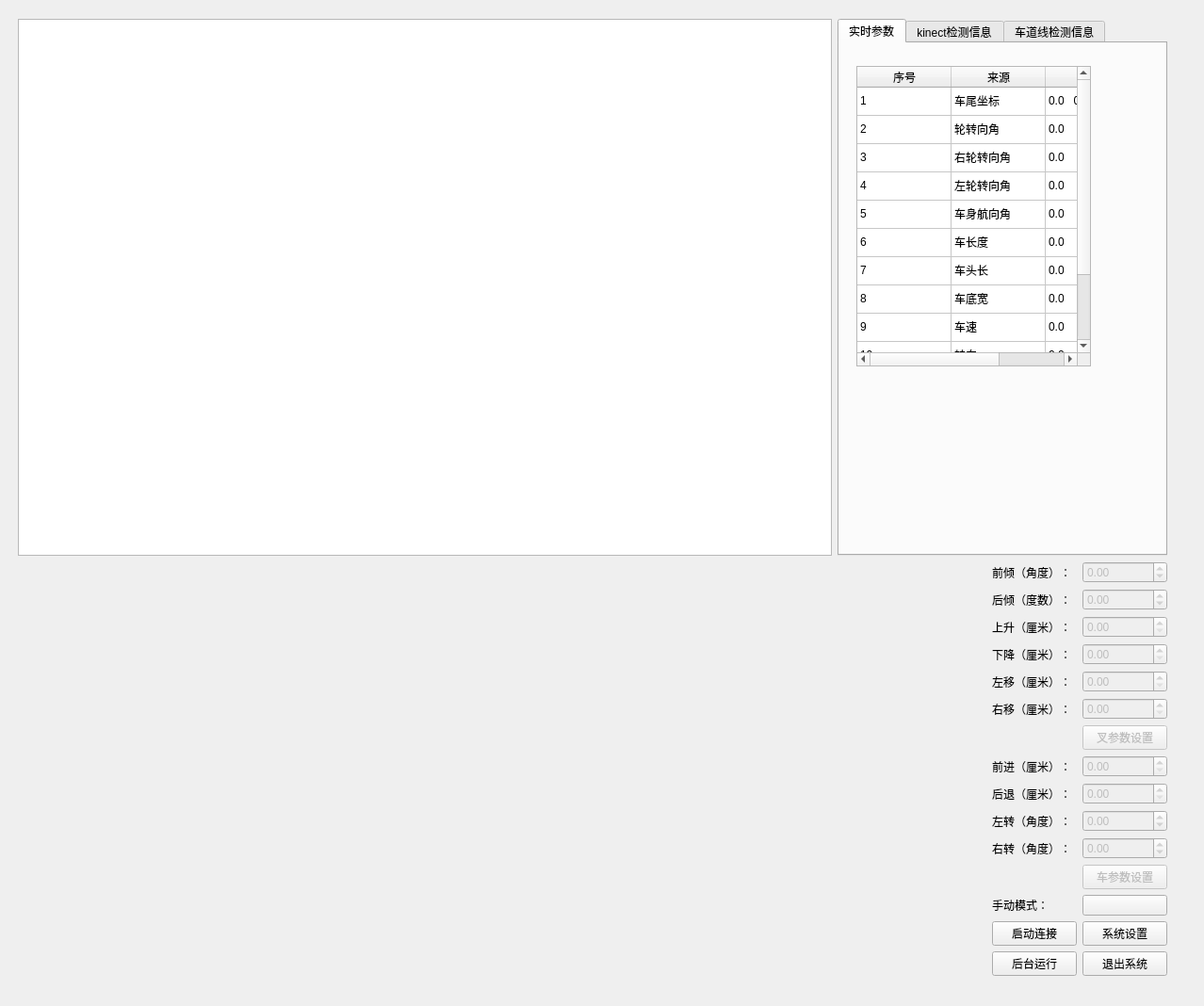
<?xml version="1.0" encoding="UTF-8"?>
<ui version="4.0">
 <class>frmMain</class>
 <widget class="QDialog" name="frmMain">
  <property name="geometry">
   <rect>
    <x>0</x>
    <y>0</y>
    <width>1278</width>
    <height>1068</height>
   </rect>
  </property>
  <property name="minimumSize">
   <size>
    <width>0</width>
    <height>0</height>
   </size>
  </property>
  <property name="windowTitle">
   <string>SmartForkliftMonitor</string>
  </property>
  <property name="sizeGripEnabled">
   <bool>false</bool>
  </property>
  <widget class="QWidget" name="layoutWidget">
   <property name="geometry">
    <rect>
     <x>8</x>
     <y>9</y>
     <width>1242</width>
     <height>1038</height>
    </rect>
   </property>
   <layout class="QVBoxLayout" name="verticalLayout_Main">
    <item>
     <layout class="QHBoxLayout" name="horizontalLayout_2">
      <item>
       <widget class="MapWidget" name="graphicsView">
        <property name="minimumSize">
         <size>
          <width>0</width>
          <height>0</height>
         </size>
        </property>
        <property name="maximumSize">
         <size>
          <width>16777215</width>
          <height>16777215</height>
         </size>
        </property>
        <property name="autoFillBackground">
         <bool>true</bool>
        </property>
       </widget>
      </item>
      <item>
       <widget class="QTabWidget" name="tabWidget">
        <property name="maximumSize">
         <size>
          <width>350</width>
          <height>16777215</height>
         </size>
        </property>
        <property name="layoutDirection">
         <enum>Qt::LeftToRight</enum>
        </property>
        <property name="currentIndex">
         <number>0</number>
        </property>
        <widget class="QWidget" name="tab_warningInfo">
         <attribute name="title">
          <string>实时参数</string>
         </attribute>
         <widget class="QWidget" name="verticalLayoutWidget">
          <property name="geometry">
           <rect>
            <x>7</x>
            <y>13</y>
            <width>271</width>
            <height>341</height>
           </rect>
          </property>
          <layout class="QVBoxLayout" name="verticalLayout_Warning">
           <item>
            <widget class="QTableWidget" name="tableWidget_warning">
             <property name="layoutDirection">
              <enum>Qt::LeftToRight</enum>
             </property>
             <property name="editTriggers">
              <set>QAbstractItemView::NoEditTriggers</set>
             </property>
             <property name="selectionMode">
              <enum>QAbstractItemView::SingleSelection</enum>
             </property>
             <property name="selectionBehavior">
              <enum>QAbstractItemView::SelectRows</enum>
             </property>
             <attribute name="horizontalHeaderDefaultSectionSize">
              <number>100</number>
             </attribute>
             <attribute name="horizontalHeaderStretchLastSection">
              <bool>true</bool>
             </attribute>
             <attribute name="verticalHeaderVisible">
              <bool>false</bool>
             </attribute>
             <attribute name="verticalHeaderHighlightSections">
              <bool>false</bool>
             </attribute>
             <row>
              <property name="text">
               <string>New Row</string>
              </property>
              <property name="textAlignment">
               <set>AlignCenter</set>
              </property>
             </row>
             <row>
              <property name="text">
               <string>New Row</string>
              </property>
              <property name="textAlignment">
               <set>AlignCenter</set>
              </property>
             </row>
             <row>
              <property name="text">
               <string>新建行</string>
              </property>
             </row>
             <row>
              <property name="text">
               <string>新建行</string>
              </property>
             </row>
             <row>
              <property name="text">
               <string>新建行</string>
              </property>
             </row>
             <row>
              <property name="text">
               <string>新建行</string>
              </property>
             </row>
             <row>
              <property name="text">
               <string>新建行</string>
              </property>
             </row>
             <row>
              <property name="text">
               <string>新建行</string>
              </property>
             </row>
             <row>
              <property name="text">
               <string>新建行</string>
              </property>
             </row>
             <row>
              <property name="text">
               <string>新建行</string>
              </property>
             </row>
             <row>
              <property name="text">
               <string>新建行</string>
              </property>
             </row>
             <row>
              <property name="text">
               <string>新建行</string>
              </property>
             </row>
             <column>
              <property name="text">
               <string>序号</string>
              </property>
              <property name="textAlignment">
               <set>AlignCenter</set>
              </property>
             </column>
             <column>
              <property name="text">
               <string>来源</string>
              </property>
              <property name="textAlignment">
               <set>AlignCenter</set>
              </property>
             </column>
             <column>
              <property name="text">
               <string>详情</string>
              </property>
              <property name="textAlignment">
               <set>AlignCenter</set>
              </property>
             </column>
             <item row="0" column="0">
              <property name="text">
               <string>1</string>
              </property>
             </item>
             <item row="0" column="1">
              <property name="text">
               <string>车尾坐标</string>
              </property>
             </item>
             <item row="0" column="2">
              <property name="text">
               <string>0.0   0.0</string>
              </property>
             </item>
             <item row="1" column="0">
              <property name="text">
               <string>2</string>
              </property>
             </item>
             <item row="1" column="1">
              <property name="text">
               <string>轮转向角</string>
              </property>
             </item>
             <item row="1" column="2">
              <property name="text">
               <string>0.0</string>
              </property>
             </item>
             <item row="2" column="0">
              <property name="text">
               <string>3</string>
              </property>
             </item>
             <item row="2" column="1">
              <property name="text">
               <string>右轮转向角</string>
              </property>
             </item>
             <item row="2" column="2">
              <property name="text">
               <string>0.0</string>
              </property>
             </item>
             <item row="3" column="0">
              <property name="text">
               <string>4</string>
              </property>
             </item>
             <item row="3" column="1">
              <property name="text">
               <string>左轮转向角</string>
              </property>
             </item>
             <item row="3" column="2">
              <property name="text">
               <string>0.0</string>
              </property>
             </item>
             <item row="4" column="0">
              <property name="text">
               <string>5</string>
              </property>
             </item>
             <item row="4" column="1">
              <property name="text">
               <string>车身航向角</string>
              </property>
             </item>
             <item row="4" column="2">
              <property name="text">
               <string>0.0</string>
              </property>
             </item>
             <item row="5" column="0">
              <property name="text">
               <string>6</string>
              </property>
             </item>
             <item row="5" column="1">
              <property name="text">
               <string>车长度</string>
              </property>
             </item>
             <item row="5" column="2">
              <property name="text">
               <string>0.0</string>
              </property>
             </item>
             <item row="6" column="0">
              <property name="text">
               <string>7</string>
              </property>
             </item>
             <item row="6" column="1">
              <property name="text">
               <string>车头长</string>
              </property>
             </item>
             <item row="6" column="2">
              <property name="text">
               <string>0.0</string>
              </property>
             </item>
             <item row="7" column="0">
              <property name="text">
               <string>8</string>
              </property>
             </item>
             <item row="7" column="1">
              <property name="text">
               <string>车底宽</string>
              </property>
             </item>
             <item row="7" column="2">
              <property name="text">
               <string>0.0</string>
              </property>
             </item>
             <item row="8" column="0">
              <property name="text">
               <string>9</string>
              </property>
             </item>
             <item row="8" column="1">
              <property name="text">
               <string>车速</string>
              </property>
             </item>
             <item row="8" column="2">
              <property name="text">
               <string>0.0</string>
              </property>
             </item>
             <item row="9" column="0">
              <property name="text">
               <string>10</string>
              </property>
             </item>
             <item row="9" column="1">
              <property name="text">
               <string>转向</string>
              </property>
             </item>
             <item row="9" column="2">
              <property name="text">
               <string>0.0</string>
              </property>
             </item>
             <item row="10" column="0">
              <property name="text">
               <string>11</string>
              </property>
             </item>
             <item row="10" column="1">
              <property name="text">
               <string>车道线距离</string>
              </property>
             </item>
             <item row="10" column="2">
              <property name="text">
               <string>0.0</string>
              </property>
             </item>
             <item row="11" column="0">
              <property name="text">
               <string>12</string>
              </property>
             </item>
             <item row="11" column="1">
              <property name="text">
               <string>方向</string>
              </property>
             </item>
             <item row="11" column="2">
              <property name="text">
               <string>0.0</string>
              </property>
             </item>
            </widget>
           </item>
          </layout>
         </widget>
        </widget>
        <widget class="QWidget" name="tab_kinect">
         <attribute name="title">
          <string>kinect检测信息</string>
         </attribute>
         <widget class="QWidget" name="verticalLayoutWidget_2">
          <property name="geometry">
           <rect>
            <x>0</x>
            <y>40</y>
            <width>160</width>
            <height>261</height>
           </rect>
          </property>
          <layout class="QVBoxLayout" name="verticalLayout_kinect">
           <item>
            <widget class="QTableWidget" name="tableWidget_kinect">
             <property name="editTriggers">
              <set>QAbstractItemView::NoEditTriggers</set>
             </property>
             <property name="selectionMode">
              <enum>QAbstractItemView::SingleSelection</enum>
             </property>
             <property name="selectionBehavior">
              <enum>QAbstractItemView::SelectRows</enum>
             </property>
             <attribute name="horizontalHeaderStretchLastSection">
              <bool>true</bool>
             </attribute>
             <attribute name="verticalHeaderVisible">
              <bool>false</bool>
             </attribute>
             <row>
              <property name="text">
               <string>New Row</string>
              </property>
             </row>
             <row>
              <property name="text">
               <string>New Row</string>
              </property>
             </row>
             <column>
              <property name="text">
               <string>序号</string>
              </property>
             </column>
             <column>
              <property name="text">
               <string>X</string>
              </property>
             </column>
             <column>
              <property name="text">
               <string>Y</string>
              </property>
             </column>
             <column>
              <property name="text">
               <string>描述</string>
              </property>
             </column>
             <item row="0" column="0">
              <property name="text">
               <string>1</string>
              </property>
             </item>
             <item row="0" column="1">
              <property name="text">
               <string>30</string>
              </property>
             </item>
             <item row="0" column="2">
              <property name="text">
               <string>50</string>
              </property>
             </item>
             <item row="0" column="3">
              <property name="text">
               <string>超出阈值</string>
              </property>
             </item>
             <item row="1" column="0">
              <property name="text">
               <string>2</string>
              </property>
             </item>
             <item row="1" column="1">
              <property name="text">
               <string>60</string>
              </property>
             </item>
             <item row="1" column="2">
              <property name="text">
               <string>70</string>
              </property>
             </item>
            </widget>
           </item>
          </layout>
         </widget>
        </widget>
        <widget class="QWidget" name="tab_laneLine">
         <attribute name="title">
          <string>车道线检测信息</string>
         </attribute>
         <widget class="QWidget" name="verticalLayoutWidget_3">
          <property name="geometry">
           <rect>
            <x>20</x>
            <y>30</y>
            <width>160</width>
            <height>321</height>
           </rect>
          </property>
          <layout class="QVBoxLayout" name="verticalLayout_laneline">
           <item>
            <widget class="QTableWidget" name="tableWidget_laneline">
             <property name="editTriggers">
              <set>QAbstractItemView::NoEditTriggers</set>
             </property>
             <property name="selectionMode">
              <enum>QAbstractItemView::SingleSelection</enum>
             </property>
             <property name="selectionBehavior">
              <enum>QAbstractItemView::SelectRows</enum>
             </property>
             <attribute name="horizontalHeaderStretchLastSection">
              <bool>true</bool>
             </attribute>
            </widget>
           </item>
          </layout>
         </widget>
        </widget>
       </widget>
      </item>
     </layout>
    </item>
    <item>
     <layout class="QHBoxLayout" name="horizontalLayout">
      <item>
       <layout class="QVBoxLayout" name="gridLayout_4">
        <item>
         <widget class="plotWidget" name="widgetParameter_Curve_0" native="true"/>
        </item>
        <item>
         <widget class="plotWidget" name="widgetParameter_Curve_7" native="true">
          <property name="maximumSize">
           <size>
            <width>16777215</width>
            <height>148</height>
           </size>
          </property>
         </widget>
        </item>
       </layout>
      </item>
      <item>
       <layout class="QGridLayout" name="gridLayout_5">
        <item row="0" column="0">
         <widget class="plotWidget" name="widgetParameter_Curve_1" native="true"/>
        </item>
        <item row="1" column="0">
         <widget class="plotWidget" name="widgetParameter_Curve_2" native="true"/>
        </item>
        <item row="2" column="0">
         <widget class="plotWidget" name="widgetParameter_Curve_3" native="true">
          <property name="maximumSize">
           <size>
            <width>16777215</width>
            <height>16777215</height>
           </size>
          </property>
         </widget>
        </item>
       </layout>
      </item>
      <item>
       <layout class="QGridLayout" name="gridLayout_6">
        <item row="0" column="0">
         <widget class="plotWidget" name="widgetParameter_Curve_4" native="true"/>
        </item>
        <item row="1" column="0">
         <widget class="plotWidget" name="widgetParameter_Curve_5" native="true"/>
        </item>
        <item row="2" column="0">
         <widget class="plotWidget" name="widgetParameter_Curve_6" native="true"/>
        </item>
       </layout>
      </item>
      <item>
       <layout class="QVBoxLayout" name="verticalLayout">
        <item>
         <layout class="QGridLayout" name="gridLayout">
          <item row="0" column="0">
           <widget class="QLabel" name="label_8">
            <property name="maximumSize">
             <size>
              <width>110</width>
              <height>16777215</height>
             </size>
            </property>
            <property name="text">
             <string>前倾（角度）：</string>
            </property>
           </widget>
          </item>
          <item row="0" column="1">
           <widget class="QDoubleSpinBox" name="doubleSpinBox_liftForward">
            <property name="enabled">
             <bool>false</bool>
            </property>
            <property name="maximumSize">
             <size>
              <width>90</width>
              <height>16777215</height>
             </size>
            </property>
            <property name="minimum">
             <double>-90.000000000000000</double>
            </property>
            <property name="maximum">
             <double>90.000000000000000</double>
            </property>
           </widget>
          </item>
          <item row="1" column="0">
           <widget class="QLabel" name="label_9">
            <property name="maximumSize">
             <size>
              <width>110</width>
              <height>16777215</height>
             </size>
            </property>
            <property name="text">
             <string>后倾（度数）：</string>
            </property>
           </widget>
          </item>
          <item row="1" column="1">
           <widget class="QDoubleSpinBox" name="doubleSpinBox_liftBack">
            <property name="enabled">
             <bool>false</bool>
            </property>
            <property name="maximumSize">
             <size>
              <width>90</width>
              <height>16777215</height>
             </size>
            </property>
            <property name="minimum">
             <double>-90.000000000000000</double>
            </property>
            <property name="maximum">
             <double>90.000000000000000</double>
            </property>
           </widget>
          </item>
          <item row="2" column="0">
           <widget class="QLabel" name="label_10">
            <property name="maximumSize">
             <size>
              <width>110</width>
              <height>16777215</height>
             </size>
            </property>
            <property name="text">
             <string>上升（厘米）：</string>
            </property>
           </widget>
          </item>
          <item row="2" column="1">
           <widget class="QDoubleSpinBox" name="doubleSpinBox_liftUp">
            <property name="enabled">
             <bool>false</bool>
            </property>
            <property name="maximumSize">
             <size>
              <width>90</width>
              <height>16777215</height>
             </size>
            </property>
           </widget>
          </item>
          <item row="3" column="0">
           <widget class="QLabel" name="label_2">
            <property name="maximumSize">
             <size>
              <width>110</width>
              <height>16777215</height>
             </size>
            </property>
            <property name="text">
             <string>下降（厘米）：</string>
            </property>
           </widget>
          </item>
          <item row="3" column="1">
           <widget class="QDoubleSpinBox" name="doubleSpinBox_liftDown">
            <property name="enabled">
             <bool>false</bool>
            </property>
            <property name="maximumSize">
             <size>
              <width>90</width>
              <height>16777215</height>
             </size>
            </property>
           </widget>
          </item>
          <item row="4" column="0">
           <widget class="QLabel" name="label_3">
            <property name="maximumSize">
             <size>
              <width>110</width>
              <height>16777215</height>
             </size>
            </property>
            <property name="text">
             <string>左移（厘米）：</string>
            </property>
           </widget>
          </item>
          <item row="4" column="1">
           <widget class="QDoubleSpinBox" name="doubleSpinBox_liftleft">
            <property name="enabled">
             <bool>false</bool>
            </property>
            <property name="maximumSize">
             <size>
              <width>90</width>
              <height>16777215</height>
             </size>
            </property>
           </widget>
          </item>
          <item row="5" column="0">
           <widget class="QLabel" name="label">
            <property name="maximumSize">
             <size>
              <width>110</width>
              <height>16777215</height>
             </size>
            </property>
            <property name="text">
             <string>右移（厘米）：</string>
            </property>
           </widget>
          </item>
          <item row="5" column="1">
           <widget class="QDoubleSpinBox" name="doubleSpinBox_liftRight">
            <property name="enabled">
             <bool>false</bool>
            </property>
            <property name="maximumSize">
             <size>
              <width>90</width>
              <height>16777215</height>
             </size>
            </property>
           </widget>
          </item>
          <item row="6" column="1">
           <widget class="QPushButton" name="pushButton_setLiftConfig">
            <property name="enabled">
             <bool>false</bool>
            </property>
            <property name="maximumSize">
             <size>
              <width>90</width>
              <height>16777215</height>
             </size>
            </property>
            <property name="text">
             <string>叉参数设置</string>
            </property>
            <property name="autoDefault">
             <bool>true</bool>
            </property>
           </widget>
          </item>
         </layout>
        </item>
        <item>
         <layout class="QGridLayout" name="gridLayout_2">
          <item row="5" column="1">
           <widget class="SwitchButton" name="pushButton_AutoManual">
            <property name="text">
             <string/>
            </property>
           </widget>
          </item>
          <item row="3" column="1">
           <widget class="QDoubleSpinBox" name="doubleSpinBox_CarRight">
            <property name="enabled">
             <bool>false</bool>
            </property>
            <property name="maximumSize">
             <size>
              <width>90</width>
              <height>16777215</height>
             </size>
            </property>
            <property name="minimum">
             <double>-90.000000000000000</double>
            </property>
            <property name="maximum">
             <double>90.000000000000000</double>
            </property>
           </widget>
          </item>
          <item row="2" column="0">
           <widget class="QLabel" name="label_5">
            <property name="maximumSize">
             <size>
              <width>110</width>
              <height>16777215</height>
             </size>
            </property>
            <property name="text">
             <string>左转（角度）：</string>
            </property>
           </widget>
          </item>
          <item row="2" column="1">
           <widget class="QDoubleSpinBox" name="doubleSpinBox_CarLeft">
            <property name="enabled">
             <bool>false</bool>
            </property>
            <property name="maximumSize">
             <size>
              <width>90</width>
              <height>16777215</height>
             </size>
            </property>
            <property name="minimum">
             <double>-90.000000000000000</double>
            </property>
            <property name="maximum">
             <double>90.000000000000000</double>
            </property>
           </widget>
          </item>
          <item row="5" column="0">
           <widget class="QLabel" name="label_11">
            <property name="maximumSize">
             <size>
              <width>110</width>
              <height>16777215</height>
             </size>
            </property>
            <property name="text">
             <string>手动模式：</string>
            </property>
           </widget>
          </item>
          <item row="0" column="1">
           <widget class="QDoubleSpinBox" name="doubleSpinBox_CarForward">
            <property name="enabled">
             <bool>false</bool>
            </property>
            <property name="maximumSize">
             <size>
              <width>90</width>
              <height>16777215</height>
             </size>
            </property>
           </widget>
          </item>
          <item row="4" column="1">
           <widget class="QPushButton" name="pushButton_SetCarConfig">
            <property name="enabled">
             <bool>false</bool>
            </property>
            <property name="maximumSize">
             <size>
              <width>90</width>
              <height>16777215</height>
             </size>
            </property>
            <property name="text">
             <string>车参数设置</string>
            </property>
           </widget>
          </item>
          <item row="1" column="1">
           <widget class="QDoubleSpinBox" name="doubleSpinBox_CarBack">
            <property name="enabled">
             <bool>false</bool>
            </property>
            <property name="maximumSize">
             <size>
              <width>90</width>
              <height>16777215</height>
             </size>
            </property>
           </widget>
          </item>
          <item row="0" column="0">
           <widget class="QLabel" name="label_4">
            <property name="maximumSize">
             <size>
              <width>110</width>
              <height>16777215</height>
             </size>
            </property>
            <property name="text">
             <string>前进（厘米）：</string>
            </property>
           </widget>
          </item>
          <item row="1" column="0">
           <widget class="QLabel" name="label_7">
            <property name="maximumSize">
             <size>
              <width>110</width>
              <height>16777215</height>
             </size>
            </property>
            <property name="text">
             <string>后退（厘米）：</string>
            </property>
           </widget>
          </item>
          <item row="3" column="0">
           <widget class="QLabel" name="label_6">
            <property name="maximumSize">
             <size>
              <width>110</width>
              <height>16777215</height>
             </size>
            </property>
            <property name="text">
             <string>右转（角度）：</string>
            </property>
           </widget>
          </item>
         </layout>
        </item>
        <item>
         <layout class="QGridLayout" name="gridLayout_3">
          <item row="0" column="1">
           <widget class="QPushButton" name="pushButton_Config">
            <property name="maximumSize">
             <size>
              <width>90</width>
              <height>16777215</height>
             </size>
            </property>
            <property name="text">
             <string>系统设置</string>
            </property>
           </widget>
          </item>
          <item row="1" column="1">
           <widget class="QPushButton" name="pushbutton_Close">
            <property name="maximumSize">
             <size>
              <width>90</width>
              <height>16777215</height>
             </size>
            </property>
            <property name="text">
             <string>退出系统</string>
            </property>
            <property name="icon">
             <iconset resource="rc.qrc">
              <normaloff>:/image/close.png</normaloff>:/image/close.png</iconset>
            </property>
           </widget>
          </item>
          <item row="0" column="0">
           <widget class="QPushButton" name="pushButton_Connect">
            <property name="maximumSize">
             <size>
              <width>90</width>
              <height>16777215</height>
             </size>
            </property>
            <property name="text">
             <string>启动连接</string>
            </property>
            <property name="flat">
             <bool>false</bool>
            </property>
           </widget>
          </item>
          <item row="1" column="0">
           <widget class="QPushButton" name="pushButton_min">
            <property name="text">
             <string>后台运行</string>
            </property>
           </widget>
          </item>
         </layout>
        </item>
       </layout>
      </item>
     </layout>
    </item>
   </layout>
  </widget>
 </widget>
 <layoutdefault spacing="6" margin="11"/>
 <customwidgets>
  <customwidget>
   <class>SwitchButton</class>
   <extends>QPushButton</extends>
   <header>switchbutton.h</header>
  </customwidget>
  <customwidget>
   <class>MapWidget</class>
   <extends>QGraphicsView</extends>
   <header>mapwidget.h</header>
  </customwidget>
  <customwidget>
   <class>plotWidget</class>
   <extends>QWidget</extends>
   <header>plotwidget.h</header>
   <container>1</container>
  </customwidget>
 </customwidgets>
 <resources>
  <include location="rc.qrc"/>
 </resources>
 <connections/>
</ui>
